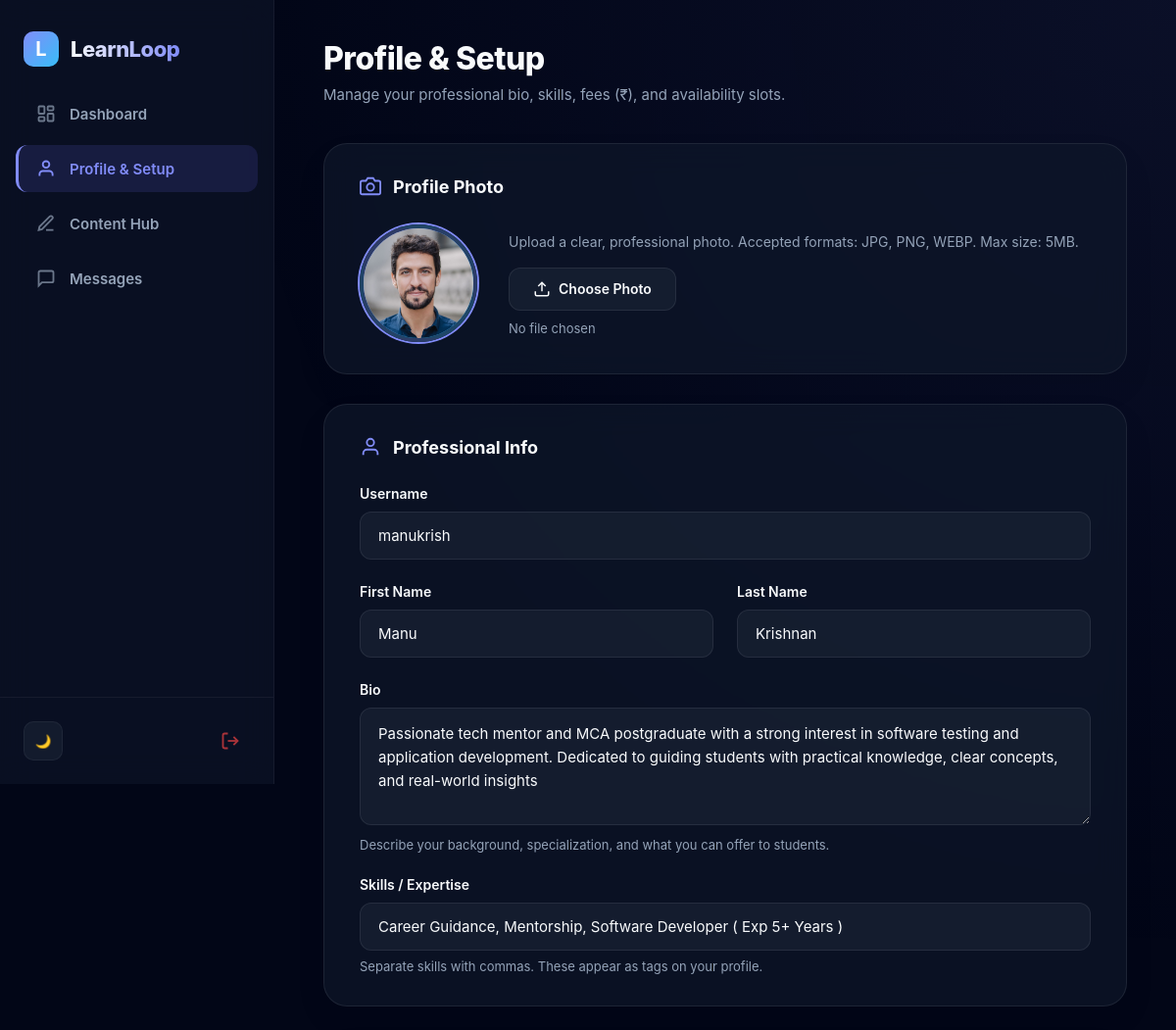
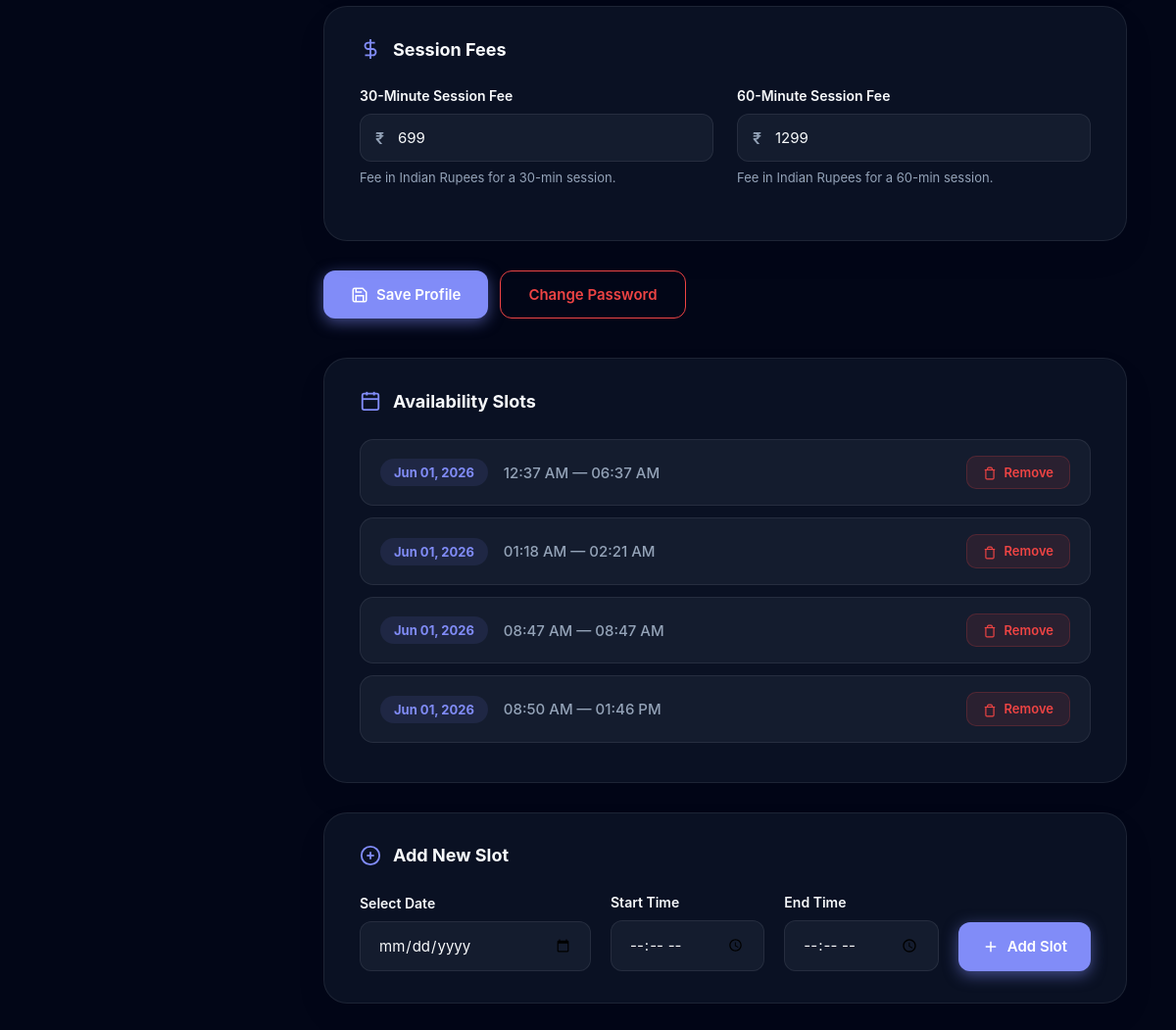
Screenshot of /mentor/dashboard/profile/ (signed in) with the database file from the repository (2 pictures, top to bottom).
### accounts/models.py (models this page shows, shortened)
class CustomUser(AbstractUser):
    ROLE_CHOICES = (
        ('user', 'User'),
        ('mentor', 'Mentor'),
        ('Admin', 'Admin'),
    )
    role = models.CharField(
        max_length=10,
        choices=ROLE_CHOICES,
        default='user'
    )
    phone_regex = RegexValidator(
    regex=r'^[9876]\d{9}$',
    message="Phone number must be a 10-digit number and start with 9, 8, 7, or 6."
    )
    phone_number = models.CharField(
        max_length=10,
        blank=True,
        null=True,
        validators=[phone_regex],
        unique=True,
        help_text='Enter 10 digit phone number'
    )
    previous_experience = models.BooleanField(blank=True, null=True,verbose_name="Previous Experience")
    is_approved=models.BooleanField(default=False)
    GENDER_CHOICES = [
        ('male', 'Male'),
        ('female', 'Female'),
        ('other', 'Other'),
        ('prefer_not_to_say', 'Prefer not to say'),
    ]
    gender = models.CharField(
        max_length=20,
        choices=GENDER_CHOICES,
        blank=False,
        null=False
    )
    profile_photo = models.ImageField(upload_to='profile_photos/', blank=False, null=True)
    education = models.CharField(max_length=200, blank=True, null=True)
    career_domain = models.CharField(max_length=100, blank=True, null=True)
    profession = models.CharField(max_length=100, blank=False, null=True)
    experience_years = models.PositiveIntegerField(
        null=True,
        blank=False,
    )
    expertise = models.CharField(
        blank=False,
        null=True,
        max_length=100,
    )
    bio = models.CharField(
        blank=False,
        null=True,
    )
    linkedin = models.URLField(blank=True, null=True)
    portfolio = models.URLField(blank=True, null=True)
    available_days = models.JSONField(default=list)  # ["mon", "wed", "fri"]
    available_from = models.TimeField(default="09:00")
    available_to = models.TimeField(default="17:00")
    session_duration = models.CharField(
        max_length=10,
        choices=[
            ('30', '30 Minutes'),
            ('60', '60 Minutes'),
        ],null=True, blank=False
    )
    intro_video = models.FileField(upload_to="mentor_videos/", blank=True, null=True)
    created_at = models.DateTimeField(
        auto_now_add=True,
        null=True
    )

### mentor/models.py (models this page shows, shortened)
class MentorProfile(models.Model):
    user = models.OneToOneField(
        CustomUser,
        on_delete=models.CASCADE,
        related_name='mentor_profile'
    )
    bio = models.TextField(
        max_length=500,
        blank=True,
        null=True,
        help_text="Professional bio (max 500 characters)"
    )
    expertise = models.CharField(
        max_length=500,
        blank=True,
        null=True,
        help_text="Comma-separated skills (e.g., Python, Django, React)"
    )
    fee_30min = models.IntegerField(
        default=10,
        validators=[MinValueValidator(0), MaxValueValidator(1000)],
        help_text="Fee (in Rupee) for 30-minute session"
    )
    fee_60min = models.IntegerField(
        default=20,
        validators=[MinValueValidator(0), MaxValueValidator(2000)],
        help_text="Fee (in Rupee) for 60-minute session"
    )
    total_sessions = models.IntegerField(default=0)
    total_earnings = models.IntegerField(default=0)
    rating = models.DecimalField(
        max_digits=3,
        decimal_places=2,
        default=0.00,
        validators=[MinValueValidator(0), MaxValueValidator(5)]
    )
    is_active = models.BooleanField(default=True)
    created_at = models.DateTimeField(auto_now_add=True)
    updated_at = models.DateTimeField(auto_now=True)
    class Meta:
        verbose_name = "Mentor Profile"
        verbose_name_plural = "Mentor Profiles"

class AvailabilitySlot(models.Model):
    mentor = models.ForeignKey(
        CustomUser,
        on_delete=models.CASCADE,
        related_name='mentor_availability_slots',
        limit_choices_to={'role': 'mentor'}
    )
    date = models.DateField(default="2026-06-01")
    start_time = models.TimeField()
    end_time = models.TimeField()
    is_active = models.BooleanField(default=True)
    created_at = models.DateTimeField(auto_now_add=True)
    class Meta:
        verbose_name = "Availability Slot"
        verbose_name_plural = "Availability Slots"
        ordering = ['date', 'start_time']

### mentor/views.py (the view, shortened to what this page needs)
# urls.py: path('dashboard/profile/', views.mentor_profile, name='mentor_profile_setup'),
@login_required
def mentor_profile(request):
    if request.user.role != 'mentor':
        messages.error(request, "⛔ Only mentors can access this page.")
        return redirect('home')
    if not request.user.is_approved:
        messages.error(request, "⏳ You must be approved by admin.")
        return redirect('home')
    mentor_profile, created = MentorProfile.objects.get_or_create(
        user=request.user,
        defaults={
            'bio': '',
            'expertise': '',
            'fee_30min': 10,
            'fee_60min': 20,
        }
    )
    availability_slots = AvailabilitySlot.objects.filter(
        mentor=request.user,
        is_active=True
    ).order_by('date', 'start_time')
    return render(request, 'mentor/profile.html', {
        'mentor_profile': mentor_profile,
        'availability_slots': availability_slots,
    })

### mentor/templates/mentor/profile.html (shortened to what this page needs)
{% extends 'dashboard/mentorbase.html'%}
{% block content %}
<div class="profile-page">
    <div class="page-header">
        <h1>Profile & Setup</h1>
        <p>Manage your professional bio, skills, fees (₹), and availability slots.</p>
    </div>
    <form method="POST" enctype="multipart/form-data">
        <div class="profile-card">
            <h2 class="card-title">
                <svg viewBox="0 0 24 24" fill="none" stroke="currentColor" stroke-width="2">
                    <path d="M23 19a2 2 0 0 1-2 2H3a2 2 0 0 1-2-2V8a2 2 0 0 1 2-2h4l2-3h6l2 3h4a2 2 0 0 1 2 2z"/>
                    <circle cx="12" cy="13" r="4"/>
                </svg>
                Profile Photo
            </h2>
            <div class="photo-section">
                <div class="photo-preview" id="photo-preview-circle">
                    {% if request.user.profile_photo %}
                    <img id="photo-preview-img" src="{{ request.user.profile_photo.url }}" alt="Profile">
                    {% else %}
                    <span id="photo-preview-initial">{{ request.user.username.0|upper }}</span>
                    {% endif %}
                </div>
                <div class="photo-upload-info">
                    <p>Upload a clear, professional photo. Accepted formats: JPG, PNG, WEBP. Max size: 5MB.</p>
                    <label class="upload-btn-label">
                        <svg width="18" height="18" viewBox="0 0 24 24" fill="none" stroke="currentColor" stroke-width="2">
                            <path d="M21 15v4a2 2 0 0 1-2 2H5a2 2 0 0 1-2-2v-4"/>
                            <polyline points="17 8 12 3 7 8"/>
                            <line x1="12" y1="3" x2="12" y2="15"/>
                        </svg>
                        Choose Photo
                    </label>
                    <div class="file-name-display" id="file-name-display">No file chosen</div>
                </div>
            </div>
        </div>
        <div class="profile-card">
            <h2 class="card-title">
                <svg viewBox="0 0 24 24" fill="none" stroke="currentColor" stroke-width="2">
                    <path d="M20 21v-2a4 4 0 0 0-4-4H8a4 4 0 0 0-4 4v2"/>
                    <circle cx="12" cy="7" r="4"/>
                </svg>
                Professional Info
            </h2>
            <div class="form-group">
                <label for="id_username">Username</label>
                <input id="id_username" type="text" name="username" value="{{ request.user.username }}" placeholder="e.g. johndoe">
            </div>
            <div class="form-grid-2">
                <div class="form-group">
                    <label for="id_first_name">First Name</label>
                    <input id="id_first_name" type="text" name="first_name" value="{{ request.user.first_name }}" placeholder="e.g. John">
                </div>
                <div class="form-group">
                    <label for="id_last_name">Last Name</label>
                    <input id="id_last_name" type="text" name="last_name" value="{{ request.user.last_name }}" placeholder="e.g. Doe">
                </div>
            </div>
            <div class="form-group">
                <label for="id_bio">Bio</label>
                <textarea id="id_bio" name="bio" placeholder="Write a short professional bio (max 500 characters)...">{{ mentor_profile.bio|default:'' }}</textarea>
                <p class="field-hint">Describe your background, specialization, and what you can offer to students.</p>
            </div>
            <div class="form-group">
                <label for="id_skills">Skills / Expertise</label>
                <input id="id_skills" type="text" name="skills" value="{{ mentor_profile.expertise|default:'' }}" placeholder="e.g. Python, Django, Machine Learning, Data Science">
                <p class="field-hint">Separate skills with commas. These appear as tags on your profile.</p>
            </div>
        </div>
        <div class="profile-card">
            <h2 class="card-title">
                <svg viewBox="0 0 24 24" fill="none" stroke="currentColor" stroke-width="2">
                    <line x1="12" y1="1" x2="12" y2="23"/>
                    <path d="M17 5H9.5a3.5 3.5 0 0 0 0 7h5a3.5 3.5 0 0 1 0 7H6"/>
                </svg>
                Session Fees
            </h2>
            <div class="form-grid-2">
                <div class="form-group">
                    <label for="id_fee_30m">30-Minute Session Fee</label>
                    <div class="input-prefix-wrapper">
                        <span class="input-prefix">₹</span>
                        <input id="id_fee_30m" type="number" name="fee_30m" value="{{ mentor_profile.fee_30min }}" min="0" max="10000" placeholder="e.g. 300">
                    </div>
                    <p class="field-hint">Fee in Indian Rupees for a 30-min session.</p>
                </div>
                <div class="form-group">
                    <label for="id_fee_60m">60-Minute Session Fee</label>
                    <div class="input-prefix-wrapper">
                        <span class="input-prefix">₹</span>
                        <input id="id_fee_60m" type="number" name="fee_60m" value="{{ mentor_profile.fee_60min }}" min="0" max="20000" placeholder="e.g. 500">
                    </div>
                    <p class="field-hint">Fee in Indian Rupees for a 60-min session.</p>
                </div>
            </div>
        </div>
        <div class="btn-row" style="margin-top: 0; margin-bottom: 40px;">
            <button class="btn btn-primary" type="submit">
                <svg width="18" height="18" viewBox="0 0 24 24" fill="none" stroke="currentColor" stroke-width="2">
                    <path d="M19 21H5a2 2 0 0 1-2-2V5a2 2 0 0 1 2-2h11l5 5v11a2 2 0 0 1-2 2z"/>
                    <polyline points="17 21 17 13 7 13 7 21"/>
                    <polyline points="7 3 7 8 15 8"/>
                </svg>
                Save Profile
            </button>
            <a href="{% url 'change_password' %}" class="btn" style="background: transparent; color: #ef4444; border: 1px solid #ef4444; text-decoration: none;">
                Change Password
            </a>
        </div>
    </form>
    <div class="profile-card">
        <h2 class="card-title">
            <svg viewBox="0 0 24 24" fill="none" stroke="currentColor" stroke-width="2">
                <rect x="3" y="4" width="18" height="18" rx="2" ry="2"/>
                <line x1="16" y1="2" x2="16" y2="6"/>
                <line x1="8" y1="2" x2="8" y2="6"/>
                <line x1="3" y1="10" x2="21" y2="10"/>
            </svg>
            Availability Slots
        </h2>
        <div class="slot-list">
            {% for slot in availability_slots %}
            <div class="slot-item">
                <div class="slot-info">
                    <span class="slot-day">{{ slot.date|date:"M d, Y" }}</span>
                    <span class="slot-time">{{ slot.start_time|time:'h:i A' }} — {{ slot.end_time|time:'h:i A' }}</span>
                </div>
                <a class="btn-remove"
                   href="{% url 'remove_availability' slot.id %}"
                   onclick="return confirm('Remove this slot?')">
                   <svg width="14" height="14" viewBox="0 0 24 24" fill="none" stroke="currentColor" stroke-width="2" style="margin-right: 4px; vertical-align: middle;">
                       <path d="M3 6h18"/><path d="M19 6v14a2 2 0 0 1-2 2H7a2 2 0 0 1-2-2V6m3 0V4a2 2 0 0 1 2-2h4a2 2 0 0 1 2 2v2"/>
                   </svg>
                   Remove
                </a>
            </div>
            {% empty %}
            <div class="empty-slots">
                No availability slots added yet. Add one below to let students know when you're free.
            </div>
            {% endfor %}
        </div>
    </div>
    <div class="profile-card">
        <h2 class="card-title">
            <svg viewBox="0 0 24 24" fill="none" stroke="currentColor" stroke-width="2">
                <circle cx="12" cy="12" r="10"/>
                <line x1="12" y1="8" x2="12" y2="16"/>
                <line x1="8" y1="12" x2="16" y2="12"/>
            </svg>
            Add New Slot
        </h2>
        <form method="POST" action="{% url 'add_availability' %}">
            <div class="time-selector-group">
                <div class="form-group" style="flex: 1.5;">
                    <label for="id_date">Select Date</label>
                    <input id="id_date" type="date" name="date" required min="{% now 'Y-m-d' %}">
                </div>
                <div class="form-group">
                    <label for="id_time_from">Start Time</label>
                    <input id="id_time_from" type="time" name="time_from" required>
                </div>
                <div class="form-group">
                    <label for="id_time_to">End Time</label>
                    <input id="id_time_to" type="time" name="time_to" required>
                </div>
                <button class="btn btn-primary" type="submit" style="height: 50px; padding: 0 24px;">
                    <svg width="18" height="18" viewBox="0 0 24 24" fill="none" stroke="currentColor" stroke-width="2">
                        <line x1="12" y1="5" x2="12" y2="19"/>
                        <line x1="5" y1="12" x2="19" y2="12"/>
                    </svg>
                    Add Slot
                </button>
            </div>
        </form>
    </div>
</div>
{% endblock %}

### rows the page displays
CustomUser: user.profile_photo (picture), username "manukrish", first_name "Manu", last_name "Krishnan"
MentorProfile: bio "Passionate tech mentor and MCA postgraduate with a strong interest in software testing and application development. Dedicated to guiding students with practical knowledge, clear concepts, and real-world insights", skills "Career Guidance, Mentorship, Software Developer ( Exp 5+ Years )", fee_30m "699", fee_60m "1299"
AvailabilitySlot: date "Jun 01, 2026", start_time "12:37 AM", end_time "06:37 AM"
AvailabilitySlot: date "Jun 01, 2026", start_time "01:18 AM", end_time "02:21 AM"
AvailabilitySlot: date "Jun 01, 2026", start_time "08:47 AM", end_time "08:47 AM"
AvailabilitySlot: date "Jun 01, 2026", start_time "08:50 AM", end_time "01:46 PM"
